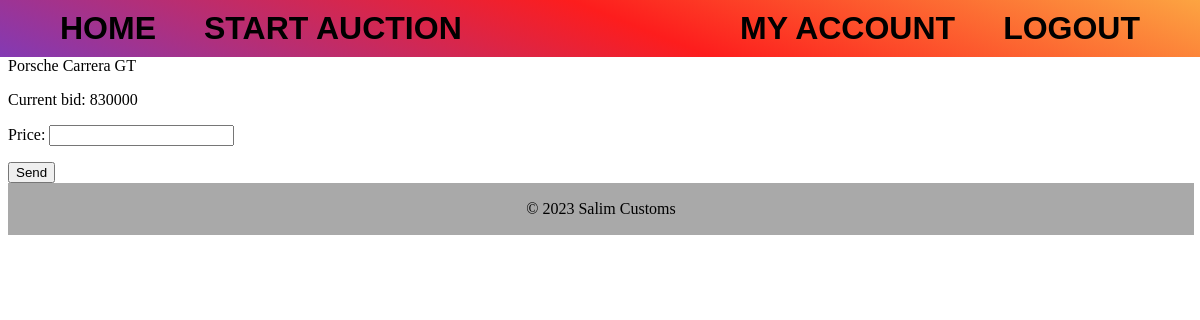
Page /lot/2X9Z-porsche-carrera-gt/bid/ (signed in) on the committed database.
### axaxa/models.py (models this page shows, shortened)
class Cars(models.Model):
    user = models.ForeignKey(settings.AUTH_USER_MODEL, on_delete=models.SET_DEFAULT, default=1, related_name="lots")
    brand = models.CharField(max_length=25, null=False)
    model = models.CharField(max_length=50, null=False)
    generation = models.CharField(max_length=10, null=False)
    body = models.CharField(max_length=20, null=False)
    description = models.TextField()
    time_create = models.DateTimeField(auto_now_add=True)
    time_end = models.DateTimeField(null=False)
    start_price = models.IntegerField(null=False, validators=[MinValueValidator(0)])
    bid = models.IntegerField(null=True)
    bid_holder = models.ForeignKey('axaxa.CustomUser', on_delete=models.PROTECT, null=True, related_name="bids")
    is_active = models.BooleanField(default=True)
    photo = models.ImageField(upload_to="photos/%Y/%m/%d/", verbose_name="Фото", null=True,
                              default="photos/default.png")
    slug = models.SlugField(max_length=255, unique=False, db_index=True, verbose_name="URL")
    class Meta:
        ordering = ['-time_create']

### axaxa/views.py (the view, shortened to what this page needs)
# urls.py: path('lot/<slug:post_slug>/bid/', MakeBid.as_view(), name='makebid'),
class MakeBid(DetailView, FormView):
    model = Cars
    template_name = 'axaxa/makebid.html'
    form_class = BidForm
    context_object_name = 'post'
    slug_url_kwarg = 'post_slug'
    def get_form_kwargs(self):
        kwargs = super().get_form_kwargs()
        kwargs['lot'] = self.get_object()
        return kwargs

### axaxa/forms.py (shortened to what this page needs)
class BidForm(forms.ModelForm):
    price = forms.IntegerField()
    class Meta:
        model = Bid
        fields = ('price',)
    def __init__(self, lot, *args, **kwargs):
        super().__init__(*args, **kwargs)
        self.lot = lot

### axaxa/templates/axaxa/makebid.html (shortened to what this page needs)
{% extends "axaxa/base.html" %}
{% load static %}
{% block content %}
    {{ post.brand }}
    {{ post.model }}
    <p> Current bid: {{ post.bid }}</p>
    {% if request.user.is_authenticated %}
        <form method="POST" class="form-group">
            {{ form.as_p }}
            <button type="submit" class="btn btn-success">Send</button>
     </form>
    {% else %}
        <div class="not-auth">
        <a href="{% url 'account_login' %}">Log in</a> <span>for make a bid!</span>
        <br>
        <br>
    </div>
    {% endif %}
{% endblock %}

### axaxa/static/css/styles.css (style rules this page uses)
input { line-height: 0.4; !important; caret-shape: block; }
p { overflow: hidden; }
p { position: relative; }
p::after { content: ""; bottom: 0; right: 0; height: 0.5em; width: 100%; background: linear-gradient(to bottom, rgba(255, 255, 255, 0) 0%, rgba(255, 255, 255, 1) 70%); }

### rows in the picture
Cars: brand "Porsche", model "Carrera GT", bid "830000"
